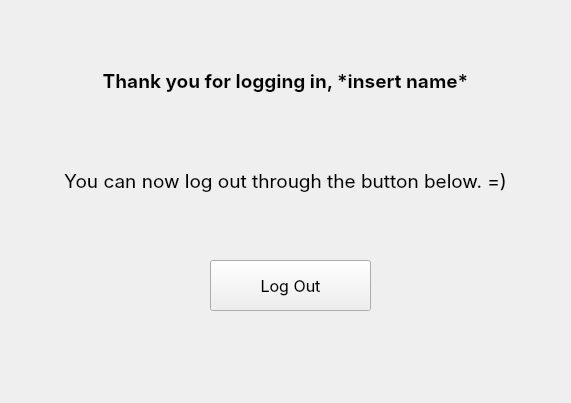
<?xml version="1.0" encoding="UTF-8"?>
<ui version="4.0">
 <class>Form</class>
 <widget class="QWidget" name="Form">
  <property name="geometry">
   <rect>
    <x>0</x>
    <y>0</y>
    <width>571</width>
    <height>403</height>
   </rect>
  </property>
  <property name="windowTitle">
   <string>Form</string>
  </property>
  <widget class="QLabel" name="welcomePhrase">
   <property name="geometry">
    <rect>
     <x>0</x>
     <y>50</y>
     <width>571</width>
     <height>61</height>
    </rect>
   </property>
   <property name="font">
    <font>
     <family>Inter</family>
     <pointsize>14</pointsize>
     <weight>75</weight>
     <bold>true</bold>
    </font>
   </property>
   <property name="text">
    <string>Thank you for logging in, *insert name*</string>
   </property>
   <property name="alignment">
    <set>Qt::AlignCenter</set>
   </property>
  </widget>
  <widget class="QPushButton" name="logoutBtn">
   <property name="geometry">
    <rect>
     <x>210</x>
     <y>260</y>
     <width>161</width>
     <height>51</height>
    </rect>
   </property>
   <property name="font">
    <font>
     <family>Inter</family>
     <pointsize>12</pointsize>
    </font>
   </property>
   <property name="text">
    <string>Log Out</string>
   </property>
  </widget>
  <widget class="QLabel" name="label_11">
   <property name="geometry">
    <rect>
     <x>0</x>
     <y>160</y>
     <width>571</width>
     <height>41</height>
    </rect>
   </property>
   <property name="font">
    <font>
     <family>Inter</family>
     <pointsize>14</pointsize>
     <weight>50</weight>
     <bold>false</bold>
    </font>
   </property>
   <property name="layoutDirection">
    <enum>Qt::LeftToRight</enum>
   </property>
   <property name="text">
    <string>You can now log out through the button below. =)</string>
   </property>
   <property name="alignment">
    <set>Qt::AlignCenter</set>
   </property>
  </widget>
 </widget>
 <resources/>
 <connections/>
</ui>
